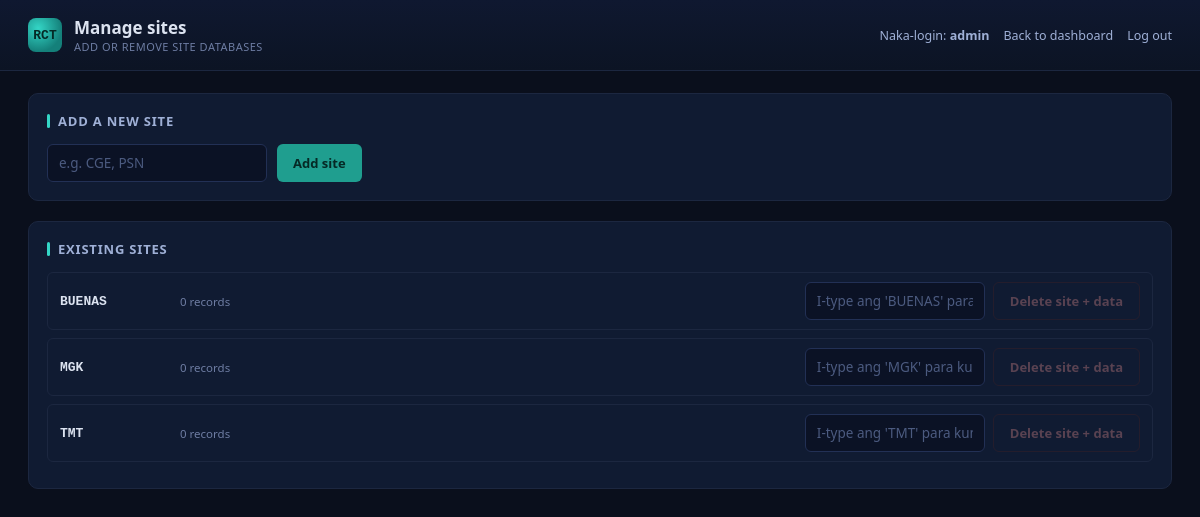
The page /manage_sites (signed in) on the database its author committed.
### tables this page shows
CREATE TABLE site (

        id INTEGER PRIMARY KEY AUTOINCREMENT,

        name TEXT UNIQUE NOT NULL

    );

### app.py (the view)
@app.route('/manage_sites')
@login_required
def manage_sites():
    conn = db.get_conn()
    sites = conn.execute('SELECT * FROM site ORDER BY name').fetchall()
    counts = {}
    for s in sites:
        c = conn.execute('SELECT COUNT(*) AS c FROM record WHERE site_id = ?', (s['id'],)).fetchone()['c']
        counts[s['id']] = c
    conn.close()
    return render_template('manage_sites.html', sites=sites, counts=counts, username=session.get('username'))

### app.py (called while the page is built)
def login_required(f):
    @wraps(f)
    def wrapper(*args, **kwargs):
        if 'user_id' not in session:
            return redirect(url_for('login'))
        return f(*args, **kwargs)
    return wrapper

### db.py (called while the page is built)
def get_conn():
    conn = sqlite3.connect(DB_PATH)
    conn.row_factory = sqlite3.Row
    conn.execute('PRAGMA foreign_keys = ON')
    return conn

### templates/manage_sites.html (shortened to what this page needs)
<!DOCTYPE html>
<html lang="en">
<head>
<link rel="stylesheet" href="{{ url_for('static', filename='style.css') }}">
</head>
<body>
<div class="topbar">
  <div class="brand">
    <div class="mark">RCT</div>
    <div><h1>Manage sites</h1><div class="sub">Add or remove site databases</div></div>
  </div>
  <div class="topbar-right">
    <span>Naka-login: <strong>{{ username }}</strong></span>
    <a href="{{ url_for('dashboard') }}">Back to dashboard</a>
    <a href="{{ url_for('logout') }}">Log out</a>
  </div>
</div>
<div class="container">
  <div class="panel">
    <div class="panel-head"><h2>Add a new site</h2></div>
    <form method="POST" action="{{ url_for('add_site') }}" style="display:flex; gap:10px;">
      <input name="name" placeholder="e.g. CGE, PSN" style="max-width:220px;" required>
      <button type="submit" class="btn-primary">Add site</button>
    </form>
  </div>
  <div class="panel">
    <div class="panel-head"><h2>Existing sites</h2></div>
    {% for s in sites %}
    <div class="manage-row">
      <span class="ms-name">{{ s.name }}</span>
      <span class="ms-count">{{ counts[s.id] }} record{{ 's' if counts[s.id] != 1 else '' }}</span>
      <form method="POST" action="{{ url_for('delete_site', site_id=s.id) }}" style="display:flex; gap:8px;" onsubmit="return confirm('Sigurado ka na? Permanenteng matatanggal ang site na ito at LAHAT ng records nito.');">
        <input type="text" name="confirm_name" placeholder="I-type ang '{{ s.name }}' para kumpirmahin" oninput="this.form.querySelector('button').disabled = (this.value.trim() !== '{{ s.name }}')">
        <button type="submit" class="btn-danger" disabled>Delete site + data</button>
      </form>
    </div>
    {% endfor %}
  </div>
</div>
</body>
</html>

### static/style.css (style rules this page uses)
* { box-sizing: border-box; }
body { margin: 0; font-family: 'Segoe UI', -apple-system, BlinkMacSystemFont, sans-serif; background: #0A0F1C; color: #DCE3F0; min-height: 100vh; }
a { color: #34D6C6; }
.topbar { background: linear-gradient(180deg, #0F1830 0%, #0C1424 100%); border-bottom: 1px solid #1C2740; padding: 16px 28px; display: flex; align-items: center; justify-content: space-between; flex-wrap: wrap; gap: 12px; }
.brand { display: flex; align-items: center; gap: 12px; }
.brand .mark { width: 34px; height: 34px; border-radius: 8px; background: radial-gradient(circle at 30% 30%, #34D6C6, #14807A 70%); display: flex; align-items: center; justify-content: center; font-weight: 700; color: #052A26; font-size: 13px; font-family: monospace; }
.brand h1 { font-size: 17px; font-weight: 600; margin: 0; }
.brand .sub { font-size: 11px; color: #6E7DA3; text-transform: uppercase; letter-spacing: 0.5px; }
.topbar-right { display: flex; align-items: center; gap: 14px; font-size: 12.5px; color: #9FB0D6; }
.topbar-right a { color: #9FB0D6; text-decoration: none; }
.container { padding: 22px 28px 60px; max-width: 1500px; margin: 0 auto; }
.panel { background: #101B32; border: 1px solid #1C2740; border-radius: 10px; padding: 18px; margin-bottom: 20px; }
.panel-head { display: flex; align-items: center; justify-content: space-between; margin-bottom: 14px; flex-wrap: wrap; gap: 8px; }
.panel-head h2 { font-size: 13px; font-weight: 600; text-transform: uppercase; letter-spacing: 0.8px; color: #9FB0D6; margin: 0; display: flex; align-items: center; gap: 8px; }
.panel-head h2::before { content: ''; width: 3px; height: 14px; background: #34D6C6; display: inline-block; border-radius: 2px; }
input, select { width: 100%; background: #0B1225; border: 1px solid #223055; border-radius: 6px; color: #E8EDF7; padding: 9px 11px; font-size: 13.5px; font-family: inherit; outline: none; }
input::placeholder { color: #4C5B80; }
button, .btn { border: none; border-radius: 6px; padding: 9px 16px; font-size: 13px; font-weight: 600; cursor: pointer; font-family: inherit; text-decoration: none; display: inline-block; }
.btn-primary { background: #1F9E8F; color: #052A26; }
.btn-danger { background: transparent; border: 1px solid #4A2323; color: #E08B8B; }
.btn-danger[disabled] { opacity: 0.35; cursor: not-allowed; }
.manage-row { display: flex; align-items: center; gap: 10px; padding: 9px 12px; background: #101B32; border: 1px solid #1C2740; border-radius: 6px; margin-bottom: 8px; flex-wrap: wrap; }
.manage-row .ms-name { font-family: monospace; font-weight: 600; font-size: 13px; min-width: 110px; }
.manage-row .ms-count { font-size: 11.5px; color: #6E7DA3; flex: 1; }
.manage-row input { width: 180px; }

### rows shown on the page
site: name "BUENAS", counts "0", id "s", confirm_name "I-type ang 'BUENAS' para kumpirmahin"
site: name "MGK", counts "0", id "s", confirm_name "I-type ang 'MGK' para kumpirmahin"
site: name "TMT", counts "0", id "s", confirm_name "I-type ang 'TMT' para kumpirmahin"

### other values the page prints
{{ username }} "admin"
